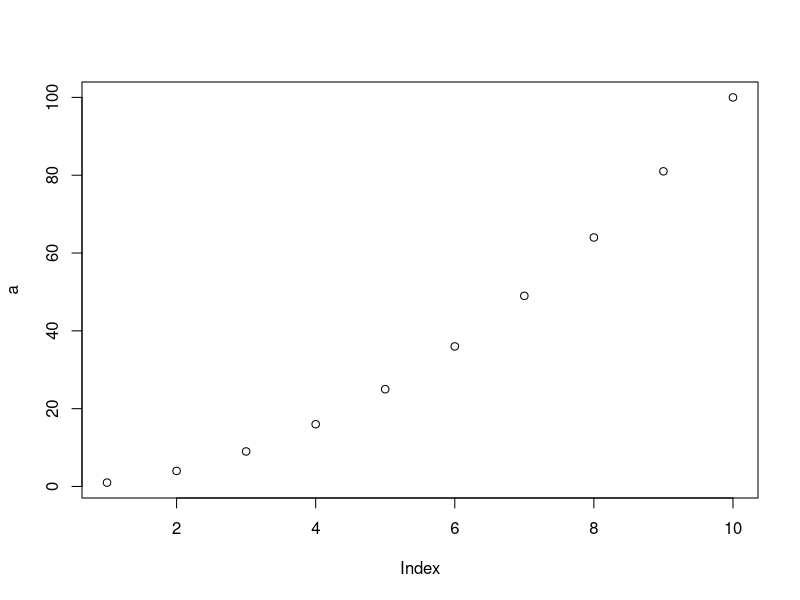
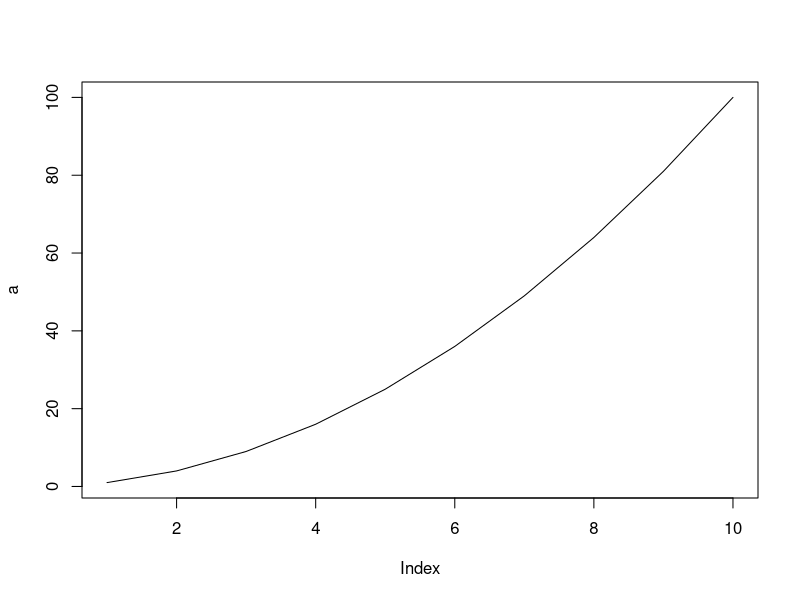
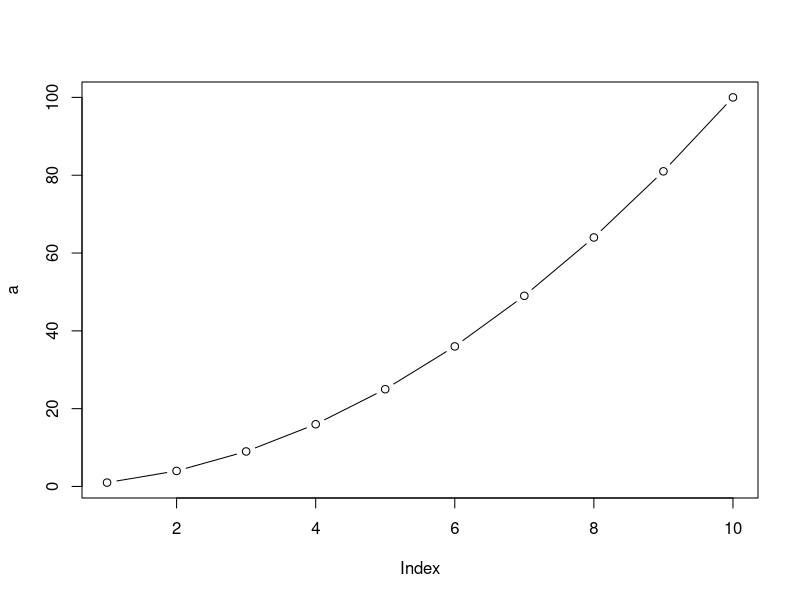
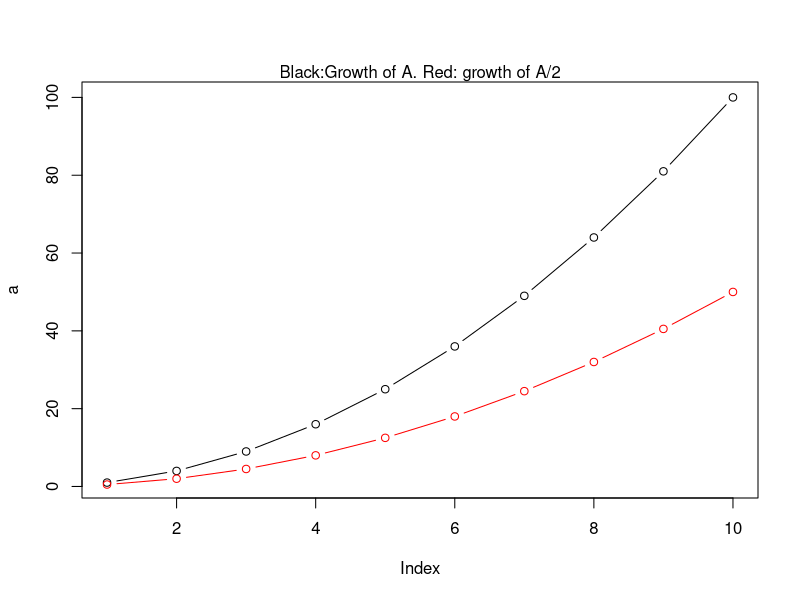
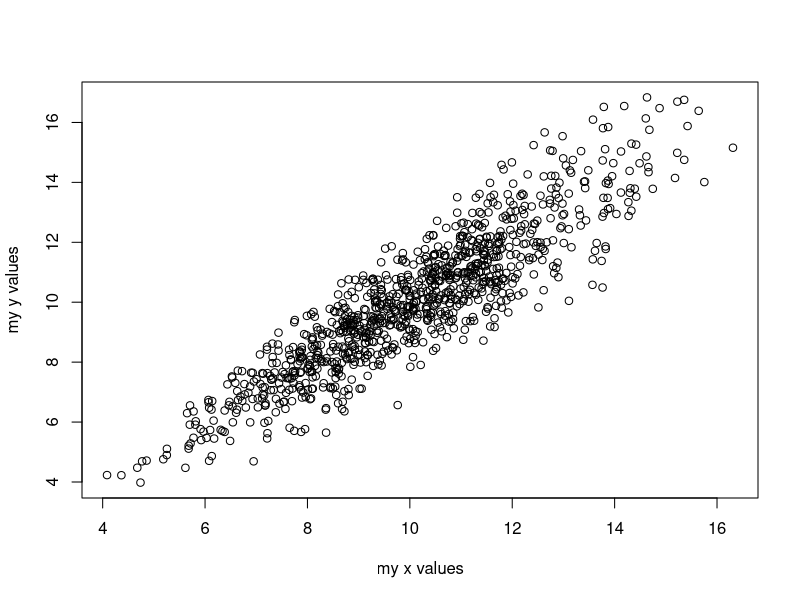
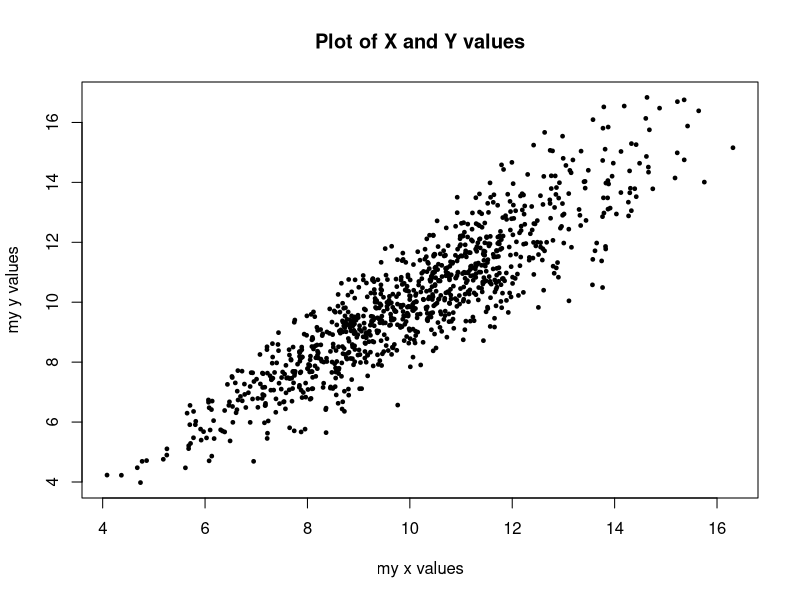
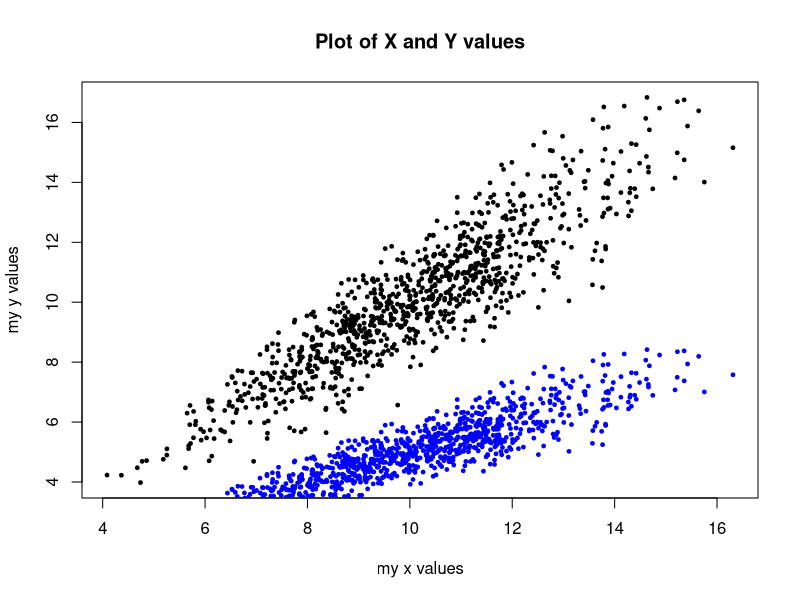
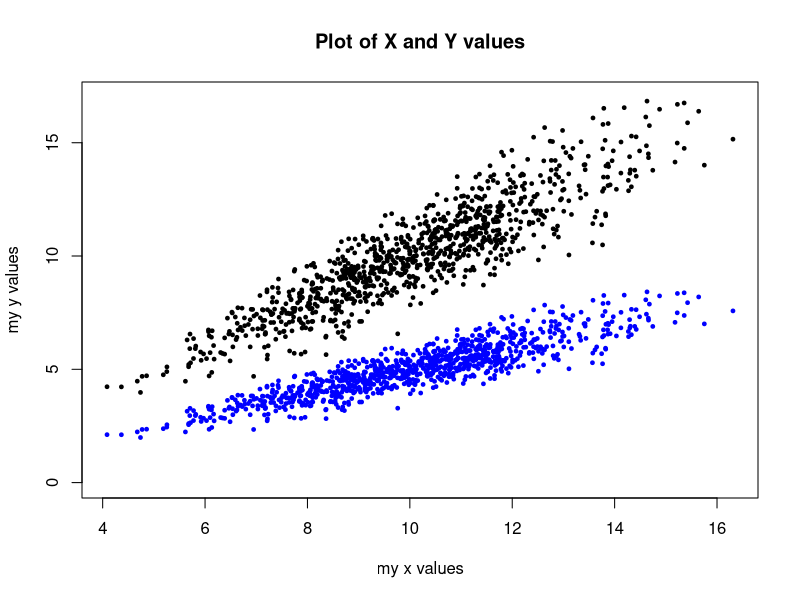

The R source for these figures, in order:
## ---- chunk 1

1+2
10000^2
sqrt(64)

## ---- chunk 2

s <- sqrt(64)
s

a <- 2
b <- 5
c <- a*b
c

## ---- chunk 3

c(1,2,3)
sum(c(1,10,100))
mean(c(1,10,100))
median(c(1,10,100))
max(c(1,10,100))
min(c(1,10,100))

## ---- chunk 4

a <- c(1,10,100)
a
2*a
a+1
sum(a)
mean(a)
median(a)
sd(a)
var(a)
length(a)

## ---- chunk 5

A <- c(1,10,100)
A
str(A) 
class(A)
typeof(A)

B <- 1:10 
B
str(B)
class(B)
typeof(B)

C <- c("prime1"=2, "prime2"=3, "prime3"=5, "prime4"=7)
C
str(C)
class(C)
typeof(C)

D <- "x1" 
D
str(D)
class(D)
typeof(D)

E <- c("x1", "y2", "z3")
E
str(E)
names(E) <- c("code1","code2","code3")
E
str(E)
class(E)
typeof(E)

## ---- chunk 6

x <- factor(c("single", "married", "married", "single","defacto","widowed"))
x
str(x)
levels(x)

## ---- chunk 7

y <- c("good", "very good", "fair", "poor","good")
str(y)
yy <- factor(y, levels = c("very poor","poor","fair","good","very good"),ordered = TRUE)
yy
str(yy)
levels(yy)

## ---- chunk 8

myvariable1 <- 0
as.logical(myvariable1)

myvariable2 <- 1
as.logical(myvariable2)

vals <- c(0,1,0,1,0,0,0,1,1,0,1,0,1,0)
vals
str(vals) 
as.logical(vals)

## ---- chunk 9

a <- c(2:22,98,124,3002)
length(a)
a[2]
a[3:4]
a[c(1,3)] 
a[length(a)]
a[(length(a)-1)]

x <- a[10:(length(a)-1)] * 2
x

## ---- chunk 10

a <- c(1.9,2.7,3.3,5.1,9.9,0)
a
as.integer(a)
as.character(a)
as.logical(a)
as.factor(a)

b <- c("abc","def","ghi","jkl")
b
as.numeric(b)
as.logical(b)
as.integer(b)
my_factor <- as.factor(b)
as.numeric(my_factor)

## ---- chunk 11

nums <- 1:5
sample(x = nums, size = 3)
sample(x = nums, size = 5)
sample(x = nums ,size = 10, replace = TRUE)

## ---- chunk 12

d <- rnorm(n = 5, mean = 10, sd = 2)
d

## ---- chunk 13

b <- rbinom(n = 20, size = 50, prob = 0.5)
b
mean(b)

## ---- chunk 14

a <- (1:10)^2
a
plot(a)

plot(a,type="l")

plot(a,type="b")

plot(a,type="b")
lines(a/2, type="b",col="red")
mtext("Black:Growth of A. Red: growth of A/2")

## ---- chunk 15

x_vals <- rnorm(n = 1000, mean = 10, sd = 2)

d_error <- rnorm(n = 1000, mean = 1, sd = 0.1)

y_vals <- x_vals * d_error

plot(x=x_vals, y=y_vals, xlab="my x values", ylab="my y values")

plot(x=x_vals, y=y_vals, xlab="my x values", ylab="my y values",pch=19, cex=0.5, main="Plot of X and Y values")

plot(x=x_vals, y=y_vals, xlab="my x values", ylab="my y values",pch=19, cex=0.5, main="Plot of X and Y values")
points(x=x_vals, y=y_vals/2, pch=19, cex=0.5,col="blue")

plot(x=x_vals, y=y_vals, xlab="my x values", ylab="my y values",pch=19, 
     cex=0.5, main="Plot of X and Y values",
     ylim=c(0,17))
points(x=x_vals, y=y_vals/2, pch=19, cex=0.5,col="blue")

## ---- chunk 16

linear_regression_model <- lm(y_vals ~ x_vals)

summary(linear_regression_model)

SLOPE <- linear_regression_model$coefficients[1]
INTERCEPT <- linear_regression_model$coefficients[2]

HEADER <- paste("Slope:",signif(SLOPE,4),"Intercept:",signif(INTERCEPT,4))

plot(x=x_vals, y=y_vals, xlab="my x values", ylab="my y values",pch=19, cex=0.5)
abline(linear_regression_model,col="red",lty=2,lwd=3)
mtext(HEADER)

## ---- chunk 17

names(a) <- 1:length(a)
barplot(a)

barplot(a,horiz = TRUE,las=1, xlab = "Measurements")

## ---- chunk 18

boxplot(x_vals, y_vals/2)
boxplot(x_vals, y_vals/2, names=c("X values", "Y values"),ylab="Measurement (cm)")

## ---- chunk 19

hist(x_vals)

par(mfrow = c(2, 1))
hist(x_vals,main="")
hist(y_vals,main="")

## ---- chunk 20

sessionInfo()

